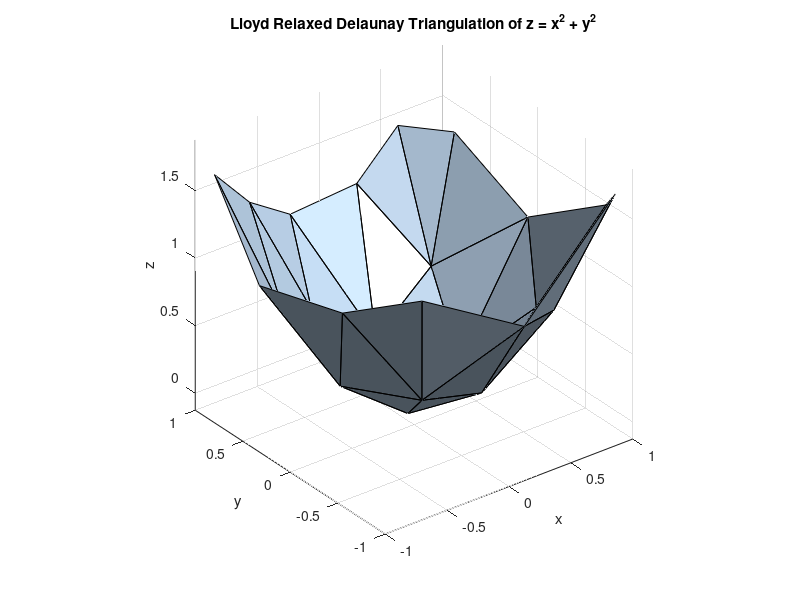

Write MATLAB code to recreate this figure. (Note: this script raises an error after producing the figure.)
clc; clear; close all;

% --- Surface definition ---
surface = @(x,y) x.^2 + y.^2;

% --- Initial random sampling ---
n = 25;
pts = 2 * rand(n,2) - 1;

% --- Lloyd iterations ---
numIter = 1000;   % increase for smoother distribution

for it = 1:numIter
    
    % Voronoi diagram
    [V, C] = voronoin(pts);
    
    newPts = zeros(size(pts));
    
    for i = 1:length(C)
        cellVerts = C{i};
        
        % Skip infinite regions
        if all(cellVerts ~= 1)
            verts = V(cellVerts, :);
            
            % Compute centroid of polygon
            centroid = mean(verts, 1);
            
            % Keep inside domain [-1,1]
            centroid = max(min(centroid,1),-1);
            
            newPts(i,:) = centroid;
        else
            % Keep old point if region is infinite
            newPts(i,:) = pts(i,:);
        end
    end
    
    pts = newPts;
end

% Extract relaxed points
x = pts(:,1);
y = pts(:,2);
z = surface(x,y);

% --- Delaunay triangulation ---
tri = delaunay(x,y);

% --- Plot ---
figure;
trisurf(tri, x, y, z, ...
    'FaceColor', [0.8 0.9 1], ...
    'EdgeColor', 'k');

xlabel('x'); ylabel('y'); zlabel('z');
title('Lloyd Relaxed Delaunay Triangulation of z = x^2 + y^2');

axis equal;
view(3);
camlight;
lighting phong;
